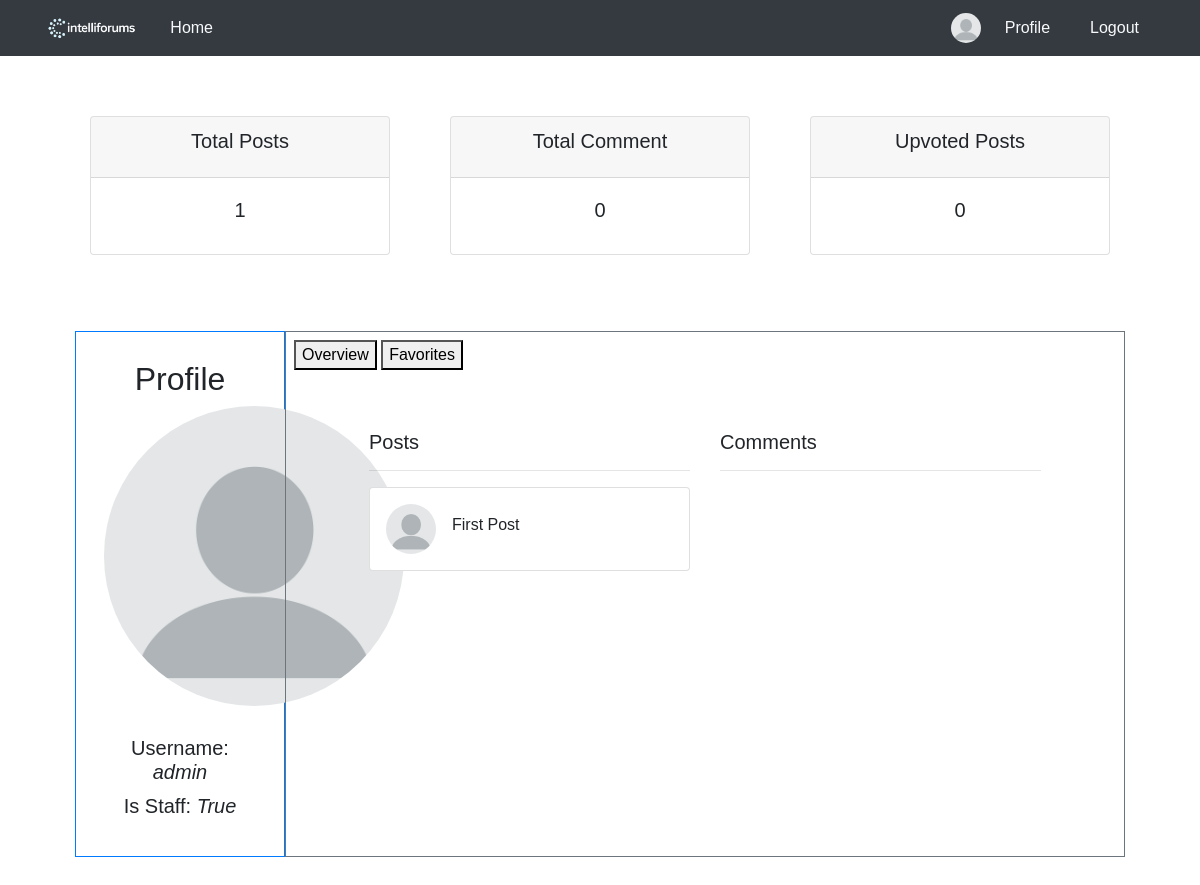
Screenshot of /profile/ (signed in) with the database file from the repository.
### blog/models.py (models this page shows, shortened)
class User(AbstractBaseUser, PermissionsMixin):
    username = models.CharField(max_length=100, unique=True)
    picture = models.ImageField(
        upload_to='profile/',
        default='profile/blank-profile-picture-973460_128012234212.png',
        blank=True,
    )
    is_active = models.BooleanField(default=True)
    is_staff = models.BooleanField(default=False)
    USERNAME_FIELD = 'username'
    objects = UserManager()

class Post(models.Model):
    forum_ref = models.ForeignKey(Forum, on_delete=models.CASCADE)
    user_ref = models.ForeignKey(User, on_delete=models.CASCADE)
    title = models.CharField(max_length=100)
    content = models.TextField(blank=True, null=True)
    created_at = models.DateField(auto_now_add=True)
    image = models.ImageField(upload_to=upload_path, blank=True, null=True)

### blog/views.py (the view)
# urls.py: path('profile/', views.render_profile, name='profile'),
@login_required(login_url='login')
def render_profile(request):
    user = User.objects.get(id=request.user.id)
    user_posts = Post.objects.filter(user_ref_id=request.user.id)
    user_comments = Comment.objects.filter(user_ref_id=request.user.id)
    return render(request, 'profile.html', {
        'username' : user.username,
        'is_staff' : user.is_staff,
        'picture' : user.picture.url,
        'user_posts' : user_posts,
        'user_comments' : user_comments
    })

### blog/templates/profile.html (shortened to what this page needs)
<!DOCTYPE html>
<html lang="en">
<head>
    <link rel="stylesheet" href="https://cdn.jsdelivr.net/npm/bootstrap@4.1.3/dist/css/bootstrap.min.css">
    {% load static %}
    <link rel="stylesheet" href="{% static 'blog/css/global.css' %}">
    <link rel="stylesheet" href="{% static 'blog/css/profile.css' %}">
</head>
<body>
    {% include 'header.html' %}
        {% include 'Profile/profile_count.html' %}
        <div class="container-fluid">
            <div class="row d-flex">
                <div class="left-column p-2 border border-primary" style="flex: 0 0 20%; max-width: 20%;">
                    <div class="profile-container">
                        <h2>Profile</h2>
                        <img src="{{ picture }}" alt="Profile Picture" class="profile-pic">
                        <div class="profile-info">
                            <h5>Username: <i>{{ username }}</i></h5>
                            <h5>Is Staff: <i>{{ is_staff }}</i></h5>
                        </div>
                    </div>
                </div>
                <div class="col p-2 border border-secondary">
                    <div>
                        <button id="showOverview">Overview</button>
                        <button id="showFavorites">Favorites</button>
                    </div>
                    <div id="OverviewDashboard" style="display: block;">
                        {% include 'Profile/profile_dashboard.html' %}
                    </div>
                </div>
            </div>
        </div>
</body>
</html>

### blog/templates/header.html (shortened to what this page needs)
<!DOCTYPE html>
<html lang="en">
<head>
    {% load static %}
    <link rel="stylesheet" href="https://cdn.jsdelivr.net/npm/bootstrap@4.1.3/dist/css/bootstrap.min.css">
    <link rel="stylesheet" href="{% static 'blog/css/global.css' %}">
    <link rel="stylesheet" href="{% static 'blog/css/header.css' %}">
</head>
<body>
    <nav class="navbar navbar-dark bg-dark">
        <div class="container d-flex justify-content-between align-items-center">
            <div class="d-flex align-items-center">
                <img src="{% static 'images/logo.png' %}" alt="Logo" style="max-height:30px;">
                <a class="nav-link text-light ml-3" href="/">Home</a>
            </div>
            <div class="d-flex align-items-center">
                {% if user.is_authenticated %}
                    <img src="{{ user.picture.url }}" alt="Profile Picture" class="profile-img" style="height:30px;width:30px;border-radius:50%;">
                    <a class="nav-link text-light ml-2" href="/profile/">Profile</a>
                    <a class="nav-link text-light ml-2" href="/login/">Logout</a>
                {% else %}
                    <a class="nav-link text-light" href="/login/">Login</a>
                    <a class="nav-link text-light ml-2" href="/register/">Register</a>
                {% endif %}
            </div>
        </div>
    </nav>
</body>
</html>

### blog/templates/Profile/profile_dashboard.html (shortened to what this page needs)
<div class="row">
    <div class="col-lg">
        <h5>Posts</h5>
        <hr>
        {% for user_post in user_posts %}
        <div class="card mb-2">
            <div class="card-body p-2 p-sm-3">
                <div class="media forum-item">
                    <a href="#" data-toggle="collapse" data-target=".forum-content"><img src="{{ picture }}" class="mr-3 rounded-circle" width="50" alt="User" /></a>
                    <div class="media-body align-self-center">
                        <h6><a href="#" data-toggle="collapse" data-target=".forum-content" class="text-body">{{ user_post.title }}</a></h6>
                    </div>
                    <div class="text-muted small text-center align-self-center">
                        <span></span>
                    </div>
                </div>
            </div>
        </div>
        {% endfor %}
    </div>
    <div class="col-lg">
        <h5>Comments</h5>
        <hr>
    </div>
</div>

### blog/static/blog/css/global.css (style rules this page uses)
* { font-family: Verdana, Geneva, Tahoma, sans-serif; }

### blog/static/blog/css/profile.css (style rules this page uses)
.profile-container { max-width: 600px; margin: 0 auto; text-align: center; padding: 20px; }
.profile-pic { max-width: 300px; max-height: 300px; border-radius: 50%; margin-bottom: 20px; }
.profile-info h5 { margin: 10px 0; }
h2 { margin-bottom: 30px; }

### blog/static/blog/css/header.css (style rules this page uses)
.profile-img { max-width: 50px !important; max-height: 50px !important; border-radius: 50% !important; }

### blog/templates/profile.html (style rules this page uses)
.profile-container { max-width: 600px; margin: 0 auto; text-align: center; padding: 20px; }
.profile-pic { max-width: 300px; max-height: 300px; border-radius: 50%; margin-bottom: 20px; }
.profile-info h5 { margin: 10px 0; }
h2 { margin-bottom: 30px; }

### blog/templates/Profile/profile_count.html (style rules this page uses)
.row { margin: 60px; }

### rows the page displays
User: picture (placeholder picture), username "admin"
Post: title "First Post"

### other values shown
{{ user_posts.count }} "1"
{{ user_comments.count }} "0"
{{ is_staff }} "True"
